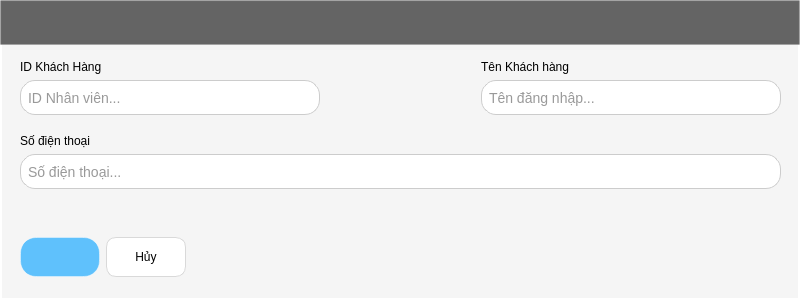
<?xml version="1.0" encoding="UTF-8"?>
<ui version="4.0">
 <class>Form</class>
 <widget class="QWidget" name="Form">
  <property name="geometry">
   <rect>
    <x>0</x>
    <y>0</y>
    <width>800</width>
    <height>300</height>
   </rect>
  </property>
  <property name="windowTitle">
   <string>Thêm danh mục</string>
  </property>
  <property name="autoFillBackground">
   <bool>false</bool>
  </property>
  <property name="styleSheet">
   <string notr="true">#Form {
background: #F5F5F5;
border-bottom-radius : 10px;
border : 2px solid white ;
}</string>
  </property>
  <widget class="QLabel" name="them_sua_label">
   <property name="geometry">
    <rect>
     <x>0</x>
     <y>0</y>
     <width>800</width>
     <height>45</height>
    </rect>
   </property>
   <property name="minimumSize">
    <size>
     <width>800</width>
     <height>45</height>
    </size>
   </property>
   <property name="styleSheet">
    <string notr="true">QLabel {
    background-color:  rgba(40, 40, 40, 180); /* Nền xanh trong suốt */
    color: white;
    font-weight: bold;
    font-size: 14px;

    padding: 8px 16px;
    
    /* Viền sáng */
    border: 1.5px solid rgba(255, 255, 255, 0.4);
    
    /* Đổ bóng - QSS hỗ trợ giới hạn */
    border-style: outset;
    border-width: 1px;
    
    /* Gradient xanh */
}

</string>
   </property>
   <property name="text">
    <string/>
   </property>
  </widget>
  <widget class="QWidget" name="layoutWidget">
   <property name="geometry">
    <rect>
     <x>0</x>
     <y>40</y>
     <width>801</width>
     <height>270</height>
    </rect>
   </property>
   <layout class="QVBoxLayout" name="verticalLayout_6">
    <item>
     <layout class="QVBoxLayout" name="verticalLayout_5">
      <property name="leftMargin">
       <number>20</number>
      </property>
      <property name="topMargin">
       <number>20</number>
      </property>
      <property name="rightMargin">
       <number>20</number>
      </property>
      <item>
       <layout class="QHBoxLayout" name="horizontalLayout_2">
        <item>
         <layout class="QVBoxLayout" name="verticalLayout">
          <item>
           <widget class="QLabel" name="label">
            <property name="font">
             <font>
              <pointsize>9</pointsize>
             </font>
            </property>
            <property name="text">
             <string>ID Khách Hàng</string>
            </property>
           </widget>
          </item>
          <item>
           <widget class="QLineEdit" name="line_id">
            <property name="minimumSize">
             <size>
              <width>300</width>
              <height>35</height>
             </size>
            </property>
            <property name="styleSheet">
             <string notr="true">QLineEdit {
    background-color: #ffffff; /* Màu nền trắng */
    border: 1px solid #cccccc; /* Viền xám nhạt */
    border-radius: 15px; /* Bo góc */
    padding: 5px; /* Khoảng cách bên trong */
    font-size: 14px;
    color: #333333;
}

/* Hiệu ứng khi ô nhập liệu được chọn */
QLineEdit:focus {
    border: 1px solid #4a90e2; /* Viền xanh khi focus */
    background-color: #e6f0fa; /* Nền xanh nhạt khi focus */
}</string>
            </property>
            <property name="placeholderText">
             <string>ID Nhân viên...</string>
            </property>
           </widget>
          </item>
         </layout>
        </item>
        <item>
         <spacer name="horizontalSpacer_2">
          <property name="orientation">
           <enum>Qt::Horizontal</enum>
          </property>
          <property name="sizeHint" stdset="0">
           <size>
            <width>88</width>
            <height>20</height>
           </size>
          </property>
         </spacer>
        </item>
        <item>
         <layout class="QVBoxLayout" name="verticalLayout_4">
          <item>
           <widget class="QLabel" name="label_5">
            <property name="font">
             <font>
              <pointsize>9</pointsize>
             </font>
            </property>
            <property name="text">
             <string>Tên Khách hàng</string>
            </property>
           </widget>
          </item>
          <item>
           <widget class="QLineEdit" name="line_name">
            <property name="minimumSize">
             <size>
              <width>300</width>
              <height>35</height>
             </size>
            </property>
            <property name="styleSheet">
             <string notr="true">QLineEdit {
    background-color: #ffffff; /* Màu nền trắng */
    border: 1px solid #cccccc; /* Viền xám nhạt */
    border-radius: 15px; /* Bo góc */
    padding: 5px; /* Khoảng cách bên trong */
    font-size: 14px;
    color: #333333;
}

/* Hiệu ứng khi ô nhập liệu được chọn */
QLineEdit:focus {
    border: 1px solid #4a90e2; /* Viền xanh khi focus */
    background-color: #e6f0fa; /* Nền xanh nhạt khi focus */
}</string>
            </property>
            <property name="placeholderText">
             <string>Tên đăng nhập...</string>
            </property>
           </widget>
          </item>
         </layout>
        </item>
       </layout>
      </item>
      <item>
       <spacer name="verticalSpacer">
        <property name="orientation">
         <enum>Qt::Vertical</enum>
        </property>
        <property name="sizeHint" stdset="0">
         <size>
          <width>757</width>
          <height>13</height>
         </size>
        </property>
       </spacer>
      </item>
      <item>
       <layout class="QHBoxLayout" name="horizontalLayout_3">
        <item>
         <layout class="QVBoxLayout" name="verticalLayout_2">
          <item>
           <widget class="QLabel" name="label_2">
            <property name="font">
             <font>
              <pointsize>9</pointsize>
             </font>
            </property>
            <property name="text">
             <string>Số điện thoại</string>
            </property>
           </widget>
          </item>
          <item>
           <widget class="QLineEdit" name="line_phoneNum">
            <property name="minimumSize">
             <size>
              <width>300</width>
              <height>35</height>
             </size>
            </property>
            <property name="styleSheet">
             <string notr="true">QLineEdit {
    background-color: #ffffff; /* Màu nền trắng */
    border: 1px solid #cccccc; /* Viền xám nhạt */
    border-radius: 15px; /* Bo góc */
    padding: 5px; /* Khoảng cách bên trong */
    font-size: 14px;
    color: #333333;
}

/* Hiệu ứng khi ô nhập liệu được chọn */
QLineEdit:focus {
    border: 1px solid #4a90e2; /* Viền xanh khi focus */
    background-color: #e6f0fa; /* Nền xanh nhạt khi focus */
}</string>
            </property>
            <property name="placeholderText">
             <string>Số điện thoại...</string>
            </property>
           </widget>
          </item>
         </layout>
        </item>
       </layout>
      </item>
     </layout>
    </item>
    <item>
     <spacer name="verticalSpacer_5">
      <property name="orientation">
       <enum>Qt::Vertical</enum>
      </property>
      <property name="sizeHint" stdset="0">
       <size>
        <width>185</width>
        <height>21</height>
       </size>
      </property>
     </spacer>
    </item>
    <item>
     <layout class="QHBoxLayout" name="horizontalLayout_4">
      <item>
       <layout class="QHBoxLayout" name="horizontalLayout">
        <property name="leftMargin">
         <number>20</number>
        </property>
        <property name="bottomMargin">
         <number>33</number>
        </property>
        <item>
         <widget class="QPushButton" name="them_btn">
          <property name="minimumSize">
           <size>
            <width>80</width>
            <height>40</height>
           </size>
          </property>
          <property name="styleSheet">
           <string notr="true">QPushButton {
    background-color:  rgba(30, 170, 255, 0.7); /* Nền xanh trong suốt */
    color: white;
    font-weight: bold;
    font-size: 14px;
    border-radius: 16px;
    padding: 8px 16px;
    
    /* Viền sáng */
    border: 1.5px solid rgba(255, 255, 255, 0.4);
    
    /* Đổ bóng - QSS hỗ trợ giới hạn */
    border-style: outset;
    border-width: 1px;
    
    /* Gradient xanh */
}

QPushButton:hover {
    background-color: rgba(30, 170, 255, 0.5); /* Xanh sáng hơn khi hover */
    border: 1.5px solid rgba(255, 255, 255, 0.6);
}

QPushButton:pressed {
    background-color: rgba(0, 120, 200, 0.4);
    border: 1.5px solid rgba(255, 255, 255, 0.3);
    padding-top: 9px; /* Tạo hiệu ứng nhấn xuống */
    padding-left: 17px;
}
</string>
          </property>
          <property name="text">
           <string/>
          </property>
         </widget>
        </item>
        <item>
         <widget class="QPushButton" name="huy_btn">
          <property name="minimumSize">
           <size>
            <width>80</width>
            <height>40</height>
           </size>
          </property>
          <property name="styleSheet">
           <string notr="true">#huy_btn {
    background-color: white;
    color: black;
    border: 1px solid #d9d9d9;
    font-family: Arial, sans-serif;
    font-size: 12px;
    border-radius: 10px;
    padding: 5px 15px; /* Khoảng cách trong nút */
}

/* Hover effect */
#huy_btn:hover {
    background-color: #f5f5f5;  /* Nhẹ hơn để tạo hiệu ứng phản hồi */
    border: 1px solid #a0a0a0;  /* Viền đậm hơn một chút khi hover */
    color: black;
}
</string>
          </property>
          <property name="text">
           <string>Hủy</string>
          </property>
         </widget>
        </item>
       </layout>
      </item>
      <item>
       <spacer name="horizontalSpacer_5">
        <property name="orientation">
         <enum>Qt::Horizontal</enum>
        </property>
        <property name="sizeHint" stdset="0">
         <size>
          <width>602</width>
          <height>71</height>
         </size>
        </property>
       </spacer>
      </item>
     </layout>
    </item>
   </layout>
  </widget>
 </widget>
 <resources/>
 <connections/>
</ui>
